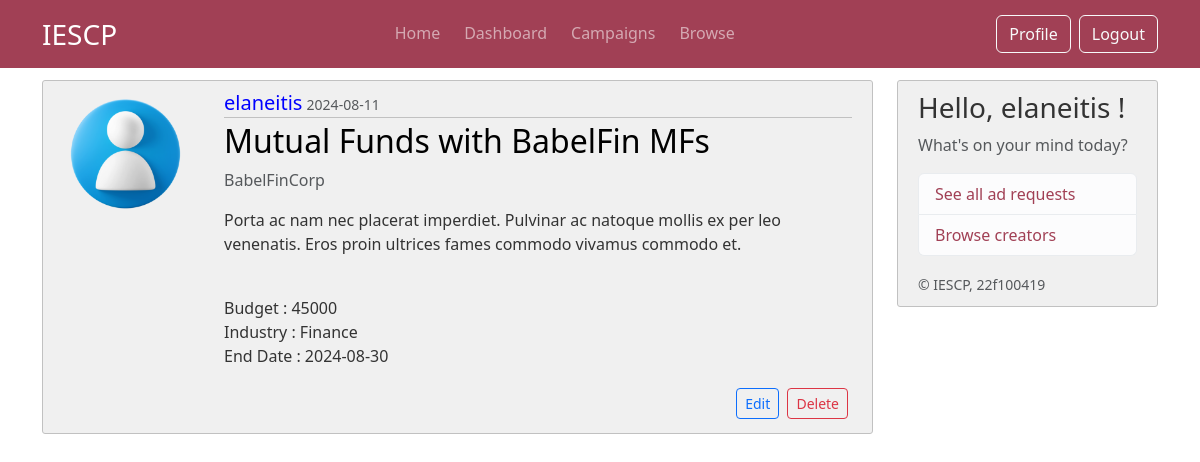
Before: /campaign/3 (signed in) with the older database file.
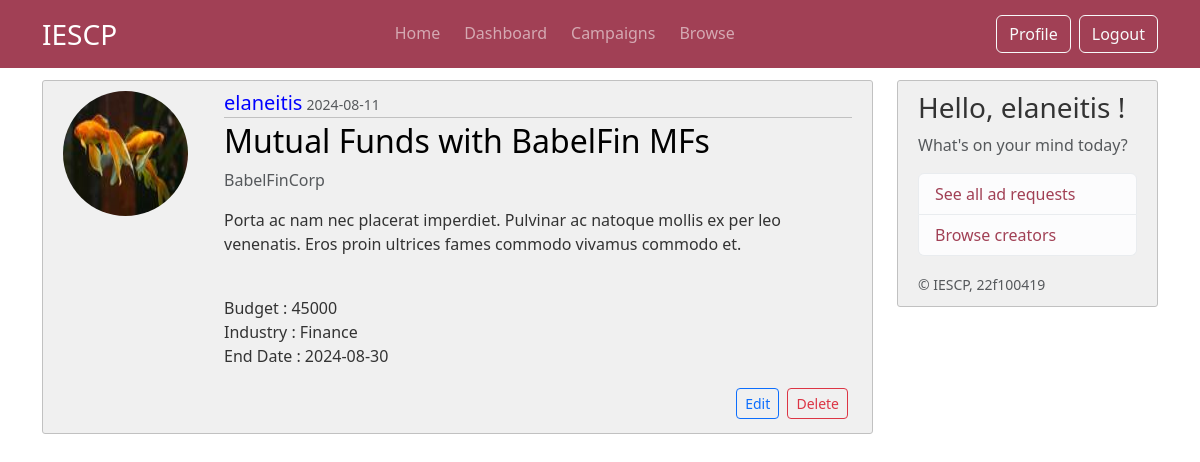
After: the same page with the newer database file.
### iescp/models.py (models this page shows, shortened)
class CommonUser(db.Model,UserMixin):
     __tablename__ = 'commonuser'
     id = db.Column(db.Integer, primary_key=True)
     role = db.Column(db.String(25), nullable=False) # sponsor or creator
     username = db.Column(db.String(16), unique=True, nullable =False)
     password = db.Column(db.String(60), nullable =False)
     email = db.Column(db.String(50), unique=True, nullable =False)
     firstname = db.Column(db.String(50), nullable=False)
     lastname = db.Column(db.String(50), nullable=False)
     profile_pic = db.Column(db.String(16), nullable =False, default='default.jpg')
     status = db.Column(db.String(12), nullable= False, default='Public') #public or private profile for browse page
     flag = db.Column(db.String(5), nullable=False, default='No') # flag for admin
     phone_no = db.Column(db.String(16), nullable = False)

### iescp/routes.py (the view)
@app.route("/campaign/<post_id>")
@login_required
def post(post_id):
     post = Post.query.get_or_404(post_id)
     return render_template('post.html',title=post.title, post=post)

### iescp/models.py (called while the page is built)
@login_manager.user_loader
def load_user(user_id):
     return CommonUser.query.get(int(user_id))

### iescp/templates/post.html (shortened to what this page needs)
 {% extends "layout.html" %}
 {% block content %}
    <article class="d-flex content-section">
        <div class="flex-shrink-0">
            <img src="{{ url_for('static', filename='images/profile_pics/'+ post.author.common_user.profile_pic) }}" alt="{{post.author.common_user.username}}'s profile image" class="rounded-circle account-img">
        </div>
        <div class="flex-grow-1 ms-3">
            <div class="article-metadata">
                <a class="mr-2 h5" href="{{ url_for('sponsor_view',username=post.author.common_user.username) }}"> {{ post.author.common_user.username }}</a>
                <small class="text-muted"> {{ post.date_posted.strftime('%Y-%m-%d') }}</small>
            </div>
            <h2 class="article-title"> {{ post.title }} </h2>
            <p class="article-content text-muted"> {{ post.author.company }} </p>
            <p class="article-content"> {{ post.description }} </p>
            <p class="article-content">
                <span> Budget : {{ post.budget }}</span>
                <span> Industry : {{ post.industry }} </span>
                <span> End Date : {{ post.end_date.strftime('%Y-%m-%d') }} </span>
            </p>
            {% if post.author.common_user == current_user %}
                <div class="text-end">
                    <a class="btn btn-outline-primary btn-sm" href="{{ url_for('edit_post',post_id=post.id) }}">Edit</a>
                    <button type="button" class="btn btn-outline-danger btn-sm m-1" data-bs-toggle="modal" data-bs-target="#deleteModal">Delete</button>
                </div>
            {% endif %}
        </div>
    </article>
 {% endblock content %}

### iescp/templates/layout.html (shortened to what this page needs)
<!DOCTYPE html>
<html>
    <head>
        <link href="https://cdn.jsdelivr.net/npm/bootstrap@5.3.3/dist/css/bootstrap.min.css" rel="stylesheet">
        <link rel="stylesheet" type="text/css" href="{{ url_for('static', filename='css/layout.css') }}">
    </head>
    <body>
        {% if current_user.email!='admin@admin.com'%}
        <header class="site-header">
            <nav class="navbar navbar-expand-md fixed-top" data-bs-theme="dark">
                <div class="container">
                    <a class="navbar-brand fs-3" href="{{ url_for('home') }}" >IESCP</a>
                    <div class="collapse navbar-collapse" id="navbarSupportedContent">
                        <ul class="navbar-nav nav-underline ms-auto mb-2 mb-lg-0 gap-2">
                            <li class="nav-item">
                                <a class="nav-link {{ 'active' if request.endpoint == 'home' }}" aria-current="page" href="{{ url_for('home') }}"> Home </a>
                            </li>
                            <li class="nav-item">
                                <a class="nav-link {{ 'active' if request.endpoint == 'dashboard' }}" href="{{ url_for('dashboard') }}"> Dashboard </a>
                            </li>
                            <li class="nav-item">
                                <a class="nav-link {{ 'active' if request.endpoint == 'campaign' }}" href="{{ url_for('campaign') }}"> Campaigns </a>
                            </li>
                            <li class="nav-item">
                                <a class="nav-link {{ 'active' if request.endpoint == 'browse' }}" href="{{ url_for('browse') }}"> Browse </a>
                            </li>
                        </ul>
                        <ul class="navbar-nav ms-auto mb-2 mb-lg-0 gap-2">
                            <li class="nav-item">
                                {% if current_user.role=='Sponsor' %}
                                    <a class="btn btn-outline-light" href="{{url_for('sponsor_profile')}}"> Profile </a>
                                {% endif %}
                            </li>
                            <li class="nav-item">
                                <a class="btn btn-outline-light" href="{{ url_for('logout') }}"> Logout </a>
                            </li>
                        </ul>
                    </div>
            </nav>
        </header>
        <main role="main" class="container">
            <div class="row">
                <div class="col-md-9">
                    {% block content %} {% endblock %}
                </div>
                <div class="col-md-3">
                    <div class="content-section sticky-top">
                        <h3> Hello, {{ current_user.username }} ! </h3>
                        <p class='text-muted'> What's on your mind today?
                        <ul class="list-group">
                            {% if current_user.role == "Sponsor" %}
                            <li class="list-group-item list-group-item-action list-group-item-light"> <a href="{{ url_for('sponsor_adreq_list') }}"> See all ad requests </a> </li>
                            <li class="list-group-item list-group-item-action list-group-item-light"> <a href="{{ url_for('browse') }}"> Browse creators </a> </li>
                            {% endif %}
                        </ul>
                        </p>
                        <small class="text-muted">&copy; IESCP, 22f100419</small>
                    </div>
                </div>
            </div>
        </main>
        {% endif %}
    </body>
</html>

Changed rows visible on the page:
changed CommonUser "elaneitis": profile_pic: picture added in place of a placeholder
